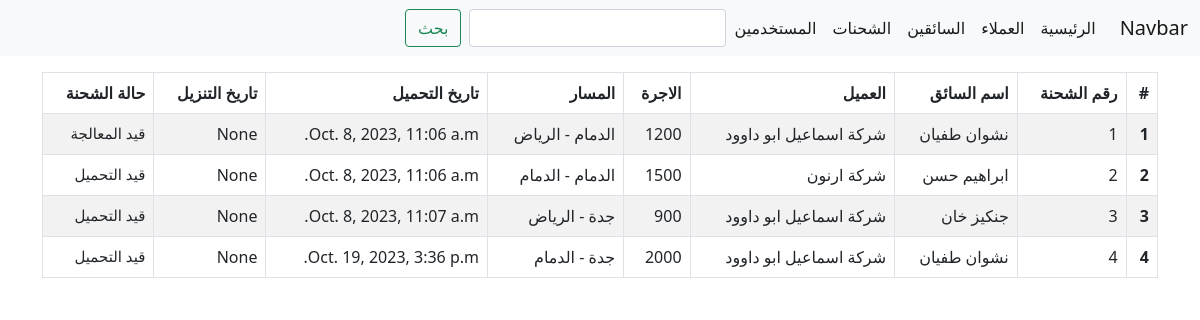
Page /shipment/ on the committed database.
### shipments/models.py (models this page shows, shortened)
class Shipments(models.Model):
    user = models.ForeignKey(User,  related_name='shipments_user', on_delete=models.SET_NULL, null=True)
    driver = models.ForeignKey(Driver,  related_name='shipments_driver', on_delete=models.SET_NULL, null=True)
    customer_branch = models.ForeignKey(Branch, related_name='shipments_company', on_delete=models.SET_NULL, null=True)
    fare = models.IntegerField()
    days_stayed = models.IntegerField(null=True, blank=True)
    stay_cost = models.IntegerField(null=True, blank=True)
    deducted = models.IntegerField(null=True, blank=True)
    status = models.CharField(max_length=20, choices=STATUS, default='قيد التحميل')
    destination = models.CharField(max_length=20, choices=FLAG_TYPES)
    create_at = models.DateTimeField(default=timezone.now)
    expected_arrival_date = models.DateTimeField(null=True, blank=True)
    actual_delivery_date = models.DateTimeField(null=True, blank=True)

### drivers/models.py (models this page shows)
class Driver(models.Model):
    name = models.CharField(max_length=120)
    phone = models.CharField(max_length=120)
    id_number = models.CharField(max_length=10, null=True, blank=True)
    language = models.CharField( max_length=120, choices=LANGUAHE, null=True, blank=True)
    truck_type =models.CharField(max_length=120, choices=TRUCK_TYPE, null=True, blank=True)
    rate = models.IntegerField(null=True, blank=True)
    def __str__(self) -> str:
        return self.name

### customers/models.py (models this page shows, shortened)
class Branch(models.Model):
    customers = models.ForeignKey(Customers, on_delete=models.CASCADE)
    name = models.CharField(max_length=255)
    city = models.CharField(max_length=255)

class Customers(models.Model):
    name = models.CharField(max_length=255)
    def __str__(self):
        return self.name

### shipments/views.py (the view)
# urls.py: path('', ShipmentList.as_view(), name='shipment_list'),
class ShipmentList(ListView):
    model = Shipments

### templates/shipments/shipments_list.html
{% extends 'base.html'%}
{% block content %}
<div class="container">
    <table class="table table-striped table-hover table-bordered my-3">
        <thead>
            <tr>
                <th scope="col">#</th>
                <th scope="col">رقم الشحنة</th>
                <th scope="col">اسم السائق</th>
                <th scope="col">العميل</th>
                <th scope="col">الاجرة</th>
                <th scope="col">المسار</th>
                <th scope="col">تاريخ التحميل</th>
                <th scope="col">تاريخ التنزيل</th>
                <th scope="col">حالة الشحنة </th>
            </tr>
        </thead>
        <tbody>
            {% for shipment in shipments_list %}
            <tr>
                <th scope="row">{{ forloop.counter }}</th>
                <td>{{ shipment.id }}</td>
                <td>{{ shipment.driver }}</td>
                <td>{{ shipment.customer_branch.customers }}</td>
                <td>{{ shipment.fare }}</td>
                <td>{{ shipment.customer_branch.city }} - {{ shipment.destination }} </td>
                <td>{{ shipment.create_at }}</td>
                <td>{{ shipment.expected_arrival_date }}</td>
                <td style="font-size: 15px;">{{ shipment.status }}</td>
            </tr>
            {% endfor %}
        </tbody>
    </table>
</div>
{% endblock %}

### templates/base.html (shortened to what this page needs)
<!doctype html>
<html lang="ar" dir="rtl">
<head>
    <link rel="stylesheet" href="https://cdn.jsdelivr.net/npm/bootstrap@5.0.2/dist/css/bootstrap.rtl.min.css"
>
</head>
<body>
    <header>
        <nav class="navbar navbar-expand-lg navbar-light bg-light">
            <div class="container-fluid">
                <a class="navbar-brand" href="#">Navbar</a>
                <div class="collapse navbar-collapse" id="navbarSupportedContent">
                    <ul class="navbar-nav me-auto mb-2 mb-lg-0">
                        <li class="nav-item">
                            <a class="nav-link active" aria-current="page" href="#">الرئيسية</a>
                        </li>
                        <li class="nav-item">
                            <a class="nav-link active" aria-current="page" href="{% url 'customers_list'%}">العملاء</a>
                        </li>
                        <li class="nav-item">
                            <a class="nav-link active" aria-current="page" href="{% url 'driver_list' %}">السائقين</a>
                        </li>
                        <li class="nav-item">
                            <a class="nav-link active" aria-current="page" href="{% url 'shipment_list' %}">الشحنات</a>
                        </li>
                        <li class="nav-item">
                            <a class="nav-link active" aria-current="page" href="#">المستخدمين</a>
                        </li>
                        <form class="d-flex m-auto">
                            <input class="form-control me-2" type="search" placeholder=" " aria-label="Search">
                            <button class="btn btn-outline-success" type="submit">بحث</button>
                        </form>
                </div>
            </div>
        </nav>
    </header>
    {% block content %}
    {% endblock %}
</body>
</html>

### rows in the picture
Shipments: id "1", driver "نشوان طفيان", customer_branch.customers "شركة اسماعيل ابو داوود", fare "1200", customer_branch.city "الدمام", destination "الرياض", create_at "Oct. 8, 2023, 11:06 a.m.", expected_arrival_date "None", status "قيد المعالجة"
Shipments: id "2", driver "ابراهيم حسن", customer_branch.customers "شركة ارنون", fare "1500", customer_branch.city "الدمام", destination "الدمام", create_at "Oct. 8, 2023, 11:06 a.m.", expected_arrival_date "None", status "قيد التحميل"
Shipments: id "3", driver "جنكيز خان", customer_branch.customers "شركة اسماعيل ابو داوود", fare "900", customer_branch.city "جدة", destination "الرياض", create_at "Oct. 8, 2023, 11:07 a.m.", expected_arrival_date "None", status "قيد التحميل"
Shipments: id "4", driver "نشوان طفيان", customer_branch.customers "شركة اسماعيل ابو داوود", fare "2000", customer_branch.city "جدة", destination "الدمام", create_at "Oct. 19, 2023, 3:36 p.m.", expected_arrival_date "None", status "قيد التحميل"
